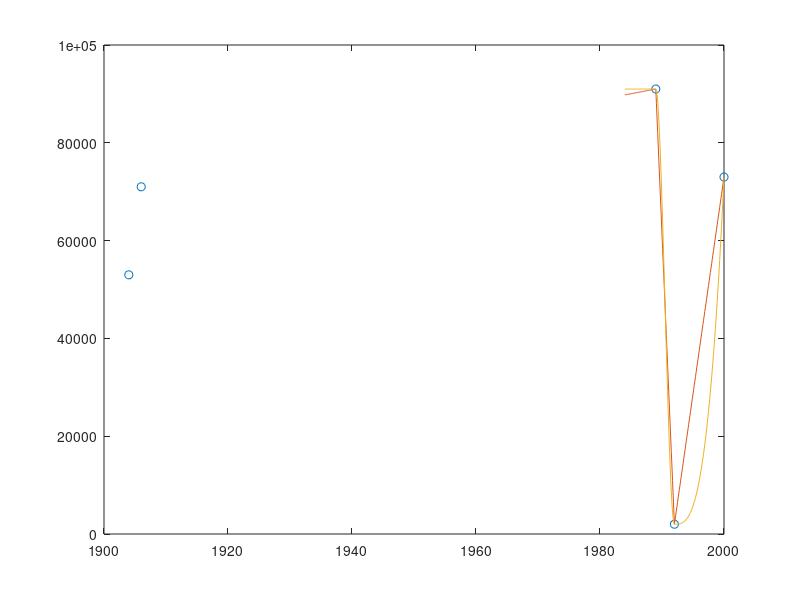

Reproduce this figure in MATLAB.
A=[1904,1906,1989,1992,2000];
P =[53000,71000,91000,02000,73000];
A1=1905;
P1= interp1 (A, P, A1)
plot (A, P, ' o')
x=1984: 0.1: 2000
y= interp1 (A, P, x, 'linear')
hold on
plot ( x, y)
r= interp1 (A, P, x,'cubic')
plot (x, r)
